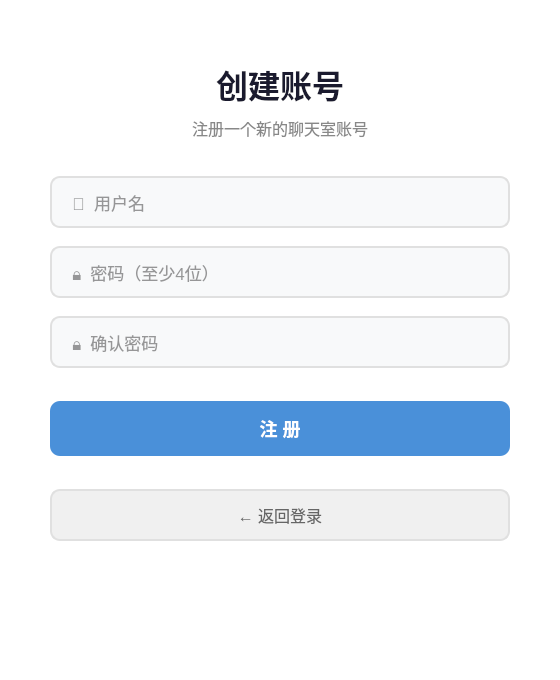
<?xml version="1.0" encoding="UTF-8"?>
<ui version="4.0">
 <class>RegisterDialog</class>
 <widget class="QDialog" name="RegisterDialog">
  <property name="geometry">
   <rect>
    <x>0</x>
    <y>0</y>
    <width>560</width>
    <height>680</height>
   </rect>
  </property>
  <property name="minimumSize">
   <size>
    <width>440</width>
    <height>560</height>
   </size>
  </property>
  <property name="windowTitle">
   <string>聊天室 - 注册</string>
  </property>
  <property name="styleSheet">
   <string notr="true">QDialog {
    background-color: #ffffff;
}
QLabel#lblTitle {
    color: #1a1a2e;
    font-size: 32px;
    font-weight: bold;
}
QLabel#lblSubtitle {
    color: #888888;
    font-size: 16px;
}
QLabel#lblStatus {
    color: #e74c3c;
    font-size: 14px;
}
QLineEdit {
    border: 2px solid #e0e0e0;
    border-radius: 10px;
    padding: 12px 18px;
    font-size: 17px;
    background-color: #f8f9fa;
    color: #333333;
    selection-background-color: #4a90d9;
}
QLineEdit:focus {
    border: 2px solid #4a90d9;
    background-color: #ffffff;
}
QLineEdit::placeholder {
    color: #aaaaaa;
}
QPushButton#btnRegister {
    background-color: #4a90d9;
    color: #ffffff;
    border: none;
    border-radius: 10px;
    padding: 14px;
    font-size: 18px;
    font-weight: bold;
}
QPushButton#btnRegister:hover {
    background-color: #3a7bc8;
}
QPushButton#btnRegister:pressed {
    background-color: #2e6ab5;
}
QPushButton#btnRegister:disabled {
    background-color: #b0c4de;
    color: #e0e0e0;
}
QPushButton#btnBack {
    background-color: #f0f0f0;
    color: #666666;
    border: 2px solid #e0e0e0;
    border-radius: 10px;
    padding: 12px;
    font-size: 16px;
}
QPushButton#btnBack:hover {
    background-color: #e4e4e4;
    border: 2px solid #cccccc;
}</string>
  </property>
  <layout class="QVBoxLayout" name="verticalLayout">
   <property name="spacing">
    <number>0</number>
   </property>
   <property name="leftMargin">
    <number>50</number>
   </property>
   <property name="topMargin">
    <number>60</number>
   </property>
   <property name="rightMargin">
    <number>50</number>
   </property>
   <property name="bottomMargin">
    <number>50</number>
   </property>
   <item>
    <widget class="QLabel" name="lblTitle">
     <property name="text">
      <string>创建账号</string>
     </property>
     <property name="alignment">
      <set>Qt::AlignCenter</set>
     </property>
    </widget>
   </item>
   <item>
    <spacer name="spacerTitleSub">
     <property name="orientation">
      <enum>Qt::Vertical</enum>
     </property>
     <property name="sizeType">
      <enum>QSizePolicy::Fixed</enum>
     </property>
     <property name="sizeHint" stdset="0">
      <size>
       <width>20</width>
       <height>8</height>
      </size>
     </property>
    </spacer>
   </item>
   <item>
    <widget class="QLabel" name="lblSubtitle">
     <property name="text">
      <string>注册一个新的聊天室账号</string>
     </property>
     <property name="alignment">
      <set>Qt::AlignCenter</set>
     </property>
    </widget>
   </item>
   <item>
    <spacer name="spacerTop">
     <property name="orientation">
      <enum>Qt::Vertical</enum>
     </property>
     <property name="sizeType">
      <enum>QSizePolicy::Expanding</enum>
     </property>
     <property name="sizeHint" stdset="0">
      <size>
       <width>20</width>
       <height>36</height>
      </size>
     </property>
    </spacer>
   </item>
   <item>
    <layout class="QVBoxLayout" name="formLayout">
     <property name="spacing">
      <number>18</number>
     </property>
     <item>
      <widget class="QLineEdit" name="edtUsername">
       <property name="maxLength">
        <number>20</number>
       </property>
       <property name="placeholderText">
        <string>👤  用户名</string>
       </property>
       <property name="minimumSize">
        <size>
         <width>0</width>
         <height>52</height>
        </size>
       </property>
      </widget>
     </item>
     <item>
      <widget class="QLineEdit" name="edtPassword">
       <property name="maxLength">
        <number>30</number>
       </property>
       <property name="echoMode">
        <enum>QLineEdit::Password</enum>
       </property>
       <property name="placeholderText">
        <string>🔒  密码（至少4位）</string>
       </property>
       <property name="minimumSize">
        <size>
         <width>0</width>
         <height>52</height>
        </size>
       </property>
      </widget>
     </item>
     <item>
      <widget class="QLineEdit" name="edtConfirm">
       <property name="maxLength">
        <number>30</number>
       </property>
       <property name="echoMode">
        <enum>QLineEdit::Password</enum>
       </property>
       <property name="placeholderText">
        <string>🔒  确认密码</string>
       </property>
       <property name="minimumSize">
        <size>
         <width>0</width>
         <height>52</height>
        </size>
       </property>
      </widget>
     </item>
    </layout>
   </item>
   <item>
    <spacer name="spacerBtn">
     <property name="orientation">
      <enum>Qt::Vertical</enum>
     </property>
     <property name="sizeType">
      <enum>QSizePolicy::Expanding</enum>
     </property>
     <property name="sizeHint" stdset="0">
      <size>
       <width>20</width>
       <height>24</height>
      </size>
     </property>
    </spacer>
   </item>
   <item>
    <widget class="QPushButton" name="btnRegister">
     <property name="minimumSize">
      <size>
       <width>0</width>
       <height>54</height>
      </size>
     </property>
     <property name="cursor">
      <cursorShape>PointingHandCursor</cursorShape>
     </property>
     <property name="text">
      <string>注 册</string>
     </property>
    </widget>
   </item>
   <item>
    <spacer name="spacerBack">
     <property name="orientation">
      <enum>Qt::Vertical</enum>
     </property>
     <property name="sizeType">
      <enum>QSizePolicy::Expanding</enum>
     </property>
     <property name="sizeHint" stdset="0">
      <size>
       <width>20</width>
       <height>12</height>
      </size>
     </property>
    </spacer>
   </item>
   <item>
    <widget class="QPushButton" name="btnBack">
     <property name="minimumSize">
      <size>
       <width>0</width>
       <height>48</height>
      </size>
     </property>
     <property name="cursor">
      <cursorShape>PointingHandCursor</cursorShape>
     </property>
     <property name="text">
      <string>← 返回登录</string>
     </property>
    </widget>
   </item>
   <item>
    <spacer name="spacerStatus">
     <property name="orientation">
      <enum>Qt::Vertical</enum>
     </property>
     <property name="sizeType">
      <enum>QSizePolicy::Expanding</enum>
     </property>
     <property name="sizeHint" stdset="0">
      <size>
       <width>20</width>
       <height>14</height>
      </size>
     </property>
    </spacer>
   </item>
   <item>
    <widget class="QLabel" name="lblStatus">
     <property name="text">
      <string/>
     </property>
     <property name="alignment">
      <set>Qt::AlignCenter</set>
     </property>
    </widget>
   </item>
   <item>
    <spacer name="spacerBottom">
     <property name="orientation">
      <enum>Qt::Vertical</enum>
     </property>
     <property name="sizeType">
      <enum>QSizePolicy::Expanding</enum>
     </property>
     <property name="sizeHint" stdset="0">
      <size>
       <width>20</width>
       <height>40</height>
      </size>
     </property>
    </spacer>
   </item>
  </layout>
 </widget>
 <resources/>
 <connections/>
</ui>
